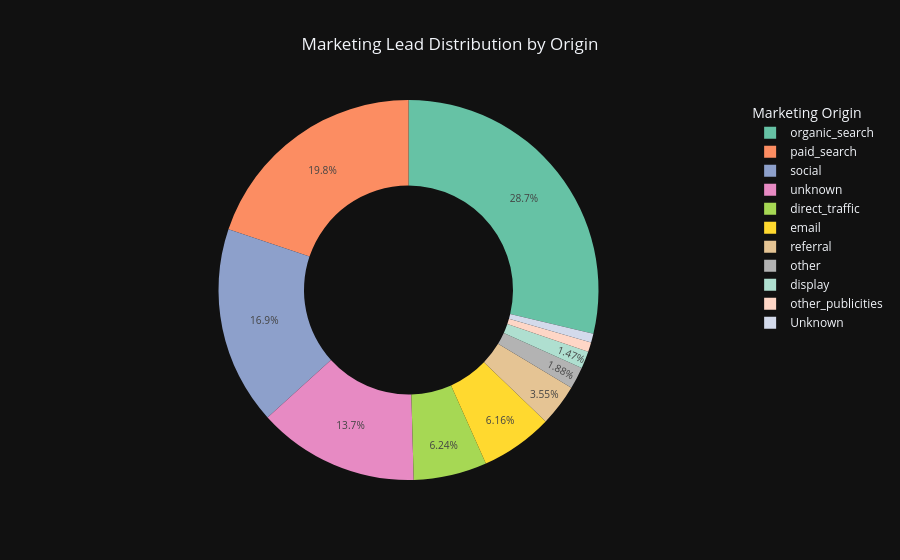

Write notebook code for a chart like this one.
### Code cell
fig = px.pie(
    origin_counts,
    names="origin",
    values="total_leads",
    title="Marketing Lead Distribution by Origin",
    hole=0.55,
    color_discrete_sequence=px.colors.qualitative.Set2
)

fig.update_traces(
    textposition="inside",
    textinfo="percent",
    hovertemplate=(
        "<b>%{label}</b><br>"
        "Total Leads: %{value}<br>"
        "Share: %{percent}"
        "<extra></extra>"
    ),
    insidetextorientation="auto"
)

fig.update_layout(
    template="plotly_dark",
    title_x=0.5,
    legend_title="Marketing Origin",
    uniformtext_minsize=10,
    uniformtext_mode="hide"
)

fig.show()

### Figure 1 — Plotly figure (JSON) as saved in the notebook; plotly's stock layout.template omitted (floating-point values rounded to 4 significant figures)
{"data": [{"domain": {"x": [0, 1], "y": [0, 1]}, "hole": 0.55, "hovertemplate": "<b>%{label}</b><br>Total Leads: %{value}<br>Share: %{percent}<extra></extra>", "insidetextorientation": "auto", "labels": ["organic_search", "paid_search", "social", "unknown", "direct_traffic", "email", "referral", "other", "display", "other_publicities", "Unknown"], "legendgroup": "", "name": "", "showlegend": true, "textinfo": "percent", "textposition": "inside", "type": "pie", "values": [2296, 1586, 1350, 1099, 499, 493, 284, 150, 118, 65, 60]}], "layout": {"legend": {"title": {"text": "Marketing Origin"}, "tracegroupgap": 0}, "piecolorway": ["rgb(102,194,165)", "rgb(252,141,98)", "rgb(141,160,203)", "rgb(231,138,195)", "rgb(166,216,84)", "rgb(255,217,47)", "rgb(229,196,148)", "rgb(179,179,179)"], "title": {"text": "Marketing Lead Distribution by Origin", "x": 0.5}, "uniformtext": {"minsize": 10, "mode": "hide"}}}
